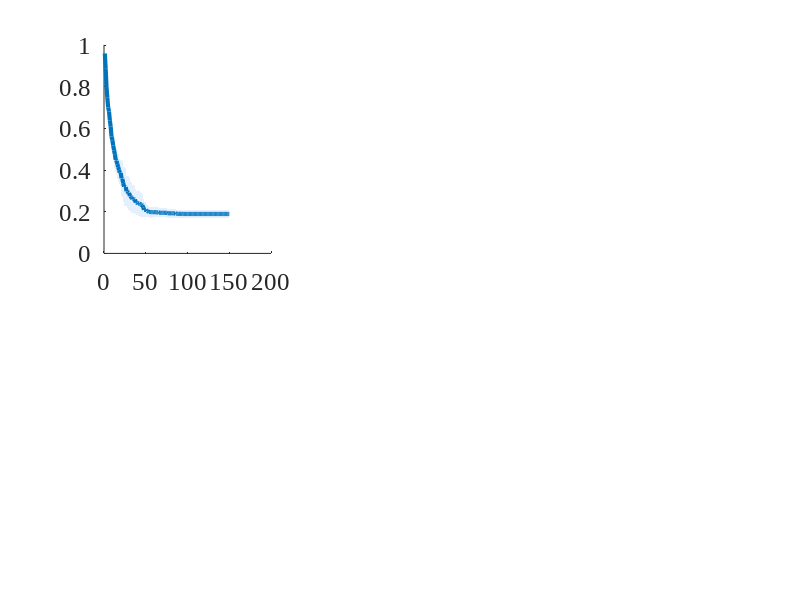

This chart was generated by the following MATLAB code: (Note: this script raises an error after producing the figure.)
%% plot_figs.m
% Reproduce Fig 1 (convergence + topology) and Fig 2 (unstable: Baseline vs Gershgorin)
% from saved data — no algorithm required.
%
% Prerequisites (run once each to generate the .mat files):
%   analysis_perf_bounds.m    → fig_data.mat
%   run_multi_seed_unstable.m → fig_data_unstable.mat
%
% Usage:
%   cd plot_only
%   plot_figs
%
% This script only draws; every curve is read from the .mat files. LB_grid / LB_sh
% now hold the Theorem 4 certified LOWER BOUND on min_a J_EA, computed once in
% analysis_perf_bounds.m via EA functions/gap_predictor.m -- so there is no
% second copy of the formula here to drift out of sync.

clear; clc; close all;
load('fig_data.mat');
U = load('fig_data_unstable.mat');   % isolated struct — avoids overwriting numSeeds, eaSeeds, etc.

%% ===================== Configurable display options =====================
showLB = true;   % Show the Thm. C' certified optimality gap (Section IV)

% shin_kappa and LB_grid were added to fig_data.mat later than the other fields;
% fall back gracefully so an older .mat still plots.
if ~exist('shin_kappa', 'var'), shin_kappa = 1; end

%% ===================== Derive simple quantities =====================
nxVec    = sysSize(:,1);
nuVec    = sysSize(:,2);
nGrid    = numel(gridSizes);
numSeeds = numel(eaSeeds);
maxGen   = ea_params.maxGen;
gens     = (1:maxGen)';
dimLabel = arrayfun(@(g) sprintf('%dx%d', g, g), gridSizes, 'UniformOutput', false)';
nShinSeeds = size(shin_ea_hist, 2);

%% ===================== Colors & fonts =====================
axFS = 18;  labFS = 19;  titFS = 19;  legFS = 15;  lw = 3;
cb_ea     = [0.00 0.45 0.74];
cb_dens   = [0.50 0.50 0.50];
cb_diag   = [0.85 0.33 0.10];
cb_trunc  = [0.47 0.67 0.19];
cb_gd     = [0.49 0.18 0.56];   % purple — greedy baseline (B2 comparison)
cb_lb     = [0.93 0.69 0.13];   % amber — Thm. C' certified lower envelope
ca_lb     = [0.99 0.92 0.72];   % amber fill — the certified optimality gap
cb_purple = [0.49 0.18 0.56];   % purple — act + sensor node
ca_ea     = [0.75 0.85 1.00];
barW     = 0.18;

%% ===================== Figure 1: Normalized Convergence =====================
fig1 = figure('Position', [40 60 2200 820], 'Color', 'w');
set(fig1, 'DefaultAxesFontSize', axFS, 'DefaultAxesFontName', 'Times New Roman');

for g = 1:nGrid
    subplot(2, nGrid+1, g); hold on;

    Jref = mean(denseCostRef(g,:));
    normMat = zeros(maxGen, numSeeds);
    for s = 1:numSeeds
        normMat(:, s) = eaCurves{g, s} / denseCostRef(g, s);
    end
    mu = mean(normMat, 2);
    sd = std(normMat, 0, 2);

    fill([gens; flipud(gens)], [mu+sd; flipud(max(mu-sd, 0))], ...
        ca_ea, 'EdgeColor', 'none', 'FaceAlpha', 0.4);
    hEA = plot(gens, mu, '-', 'Color', cb_ea, 'LineWidth', lw);

    % Greedy baseline on the same budget axis (its evaluations / N_p).
    hGD = gobjects(0);
    if exist('gdCurves', 'var') && ~isempty(gdCurves{g, 1})
        gdMat = zeros(maxGen, numSeeds);
        for s = 1:numSeeds
            gdMat(:, s) = gdCurves{g, s} / denseCostRef(g, s);
        end
        hGD = plot(gens, mean(gdMat, 2), '-', 'Color', cb_gd, 'LineWidth', lw*0.8);
    end

    hDens = yline(1.0, '--', 'Color', cb_dens, 'LineWidth', 2);

    J_diag_n = meanTotal(g,2) / Jref;
    if J_diag_n < 1e4
        hDiag = yline(J_diag_n, '-.', 'Color', cb_diag, 'LineWidth', 2);
    else
        hDiag = plot(NaN, NaN, '-.', 'Color', cb_diag, 'LineWidth', 2);
        text(maxGen/2, max(mu)*0.9, 'Diag: Unstable', 'Color', cb_diag, ...
            'FontSize', legFS, 'FontName', 'Times New Roman', 'HorizontalAlignment', 'center');
    end

    J_trunc_n = meanCompTrunc(g) / Jref;
    if all(trunc_stable_grid(g, :))
        hTrunc = yline(J_trunc_n, ':', 'Color', cb_trunc, 'LineWidth', 2);
    else
        hTrunc = plot(NaN, NaN, ':', 'Color', cb_trunc, 'LineWidth', 2);
        text(maxGen*0.7, max(mu)*0.85, 'Trunc: Unstable', 'Color', cb_trunc, ...
            'FontSize', legFS, 'FontName', 'Times New Roman', 'HorizontalAlignment', 'center');
    end

    % Theorem C' certified lower bound on min_a J_EA (precomputed, see header).
    % Shade between it and the EA curve: that band is the certified optimality gap.
    hLB = plot(NaN, NaN, '-.', 'Color', cb_lb, 'LineWidth', lw*0.8);
    if showLB && exist('LB_grid', 'var') && any(isfinite(LB_grid(:, g)))
        delete(hLB);
        fill([gens; flipud(gens)], [mu; flipud(LB_grid(:, g))], ca_lb, ...
            'EdgeColor', 'none', 'FaceAlpha', 0.55, 'HandleVisibility', 'off');
        hLB = plot(gens, LB_grid(:, g), '-.', 'Color', cb_lb, 'LineWidth', lw*0.8);
        uistack(hEA, 'top');
    end

    % Mark convergence generation (mean)
    cg = round(nanmean(convGenDense(g,:)));
    if ~isnan(cg) && cg <= maxGen
        plot(cg, mu(cg), 'v', 'MarkerSize', 8, 'MarkerFaceColor', cb_ea, ...
            'MarkerEdgeColor', 'k', 'LineWidth', 0.8);
    end

    % Common budget axis: the EA spends N_p evaluations per generation, and the
    % greedy incumbent is sampled at N_p*g, so both curves share this scale.
    xlabel('Generation ($=$ evals$/N_p$)', 'FontSize', labFS, 'Interpreter', 'latex');
    if g == 1
        ylabel('$J \;/\; J_{\mathrm{dense}}$', 'FontSize', labFS, 'Interpreter', 'latex');
    end
    title(sprintf('(%c) %d$\\times$%d ($n$=%d, $m$=%d)', ...
        char('a'+g-1), gridSizes(g), gridSizes(g), nxVec(g), nuVec(g)), ...
        'FontSize', titFS, 'Interpreter', 'latex');
    grid on; box on;

    if g == 1 || g == nGrid
        legHandles = hEA;  legLabels = {'EA-LQR'};
        if ~isempty(hGD), legHandles(end+1) = hGD; legLabels{end+1} = 'Greedy'; end
        legHandles = [legHandles, hDens, hDiag];
        legLabels  = [legLabels, {'Dense ($=1$)', 'Diagonal'}];
        if all(trunc_stable_grid(g, :))
            legHandles(end+1) = hTrunc;
            legLabels{end+1}  = sprintf('$\\kappa=%d$ Trunc.', shin_kappa);
        end
        if showLB
            legHandles(end+1) = hLB;
            legLabels{end+1}  = 'Thm.~C bound on $\min_{\mathbf{a}} J_{\mathrm{EA}}$';
        end
        legend(legHandles, legLabels, 'Location', 'northeast', ...
            'FontSize', legFS, 'Interpreter', 'latex');
    end
end

sgtitle('EA-LQR Convergence Normalized by Dense LQR', ...
    'FontSize', 16, 'FontWeight', 'bold', 'FontName', 'Times New Roman');

%% ---- Figure 1 panel (c): IEEE 13-bus ----
si_m = 1;
figure(fig1);
subplot(2, nGrid+1, nGrid+1); hold on;

Jref_sh    = shin_dense_comp(si_m);
normMat_sh = zeros(maxGen, nShinSeeds);
for ss = 1:nShinSeeds
    normMat_sh(:, ss) = shin_ea_hist{si_m, ss}.bestCost / Jref_sh;
end
mu_sh = mean(normMat_sh, 2);
sd_sh = std(normMat_sh, 0, 2);

fill([gens; flipud(gens)], [mu_sh+sd_sh; flipud(max(mu_sh-sd_sh, 0))], ...
    ca_ea, 'EdgeColor', 'none', 'FaceAlpha', 0.4);
hEA_sh   = plot(gens, mu_sh, '-',  'Color', cb_ea,   'LineWidth', lw);
hGD_sh   = gobjects(0);
if exist('gdCurve_sh', 'var') && ~isempty(gdCurve_sh)
    hGD_sh = plot(gens, gdCurve_sh / Jref_sh, '-', 'Color', cb_gd, 'LineWidth', lw*0.8);
end
hDens_sh = yline(1.0, '--', 'Color', cb_dens, 'LineWidth', 2);

J_diag_sh_n = shin_diag_comp_ratio;
if J_diag_sh_n < 1e4
    hDiag_sh = yline(J_diag_sh_n, '-.', 'Color', cb_diag, 'LineWidth', 2);
else
    hDiag_sh = plot(NaN, NaN, '-.', 'Color', cb_diag, 'LineWidth', 2);
    text(maxGen/2, max(mu_sh)*0.9, 'Diag: Unstable', 'Color', cb_diag, ...
        'FontSize', legFS, 'FontName', 'Times New Roman', 'HorizontalAlignment', 'center');
end

J_trunc_sh_n = shin_trunc_comp_ratio(si_m);
if shin_trunc_stable(si_m)
    hTrunc_sh = yline(J_trunc_sh_n, ':', 'Color', cb_trunc, 'LineWidth', 2);
else
    hTrunc_sh = plot(NaN, NaN, ':', 'Color', cb_trunc, 'LineWidth', 2);
    text(maxGen*0.7, max(mu_sh)*0.85, 'Trunc: Unstable', 'Color', cb_trunc, ...
        'FontSize', legFS, 'FontName', 'Times New Roman', 'HorizontalAlignment', 'center');
end
hLB_sh = plot(NaN, NaN, '-.', 'Color', cb_lb, 'LineWidth', lw*0.8);
if showLB && exist('LB_sh', 'var') && any(isfinite(LB_sh))
    delete(hLB_sh);
    fill([gens; flipud(gens)], [mu_sh; flipud(LB_sh)], ca_lb, ...
        'EdgeColor', 'none', 'FaceAlpha', 0.55, 'HandleVisibility', 'off');
    hLB_sh = plot(gens, LB_sh, '-.', 'Color', cb_lb, 'LineWidth', lw*0.8);
    uistack(hEA_sh, 'top');
end
xlabel('Generation ($=$ evals$/N_p$)', 'FontSize', labFS, 'Interpreter', 'latex');
title('(c) IEEE 13-bus ($n$=26)', 'FontSize', titFS, 'Interpreter', 'latex');
legH_sh = hEA_sh;  legL_sh = {'EA-LQR'};
if ~isempty(hGD_sh), legH_sh(end+1) = hGD_sh; legL_sh{end+1} = 'Greedy'; end
legH_sh(end+1) = hDens_sh;  legL_sh{end+1} = 'Dense ($=1$)';
if J_diag_sh_n < 1e4
    legH_sh(end+1) = hDiag_sh;
    legL_sh{end+1} = 'Diagonal';
end
if shin_trunc_stable(si_m)
    legH_sh(end+1) = hTrunc_sh;
    legL_sh{end+1} = sprintf('$\\kappa=%d$ Trunc.', shin_kappa);
end
if showLB
    legH_sh(end+1) = hLB_sh;
    legL_sh{end+1} = 'Thm.~C bound on $\min_{\mathbf{a}} J_{\mathrm{EA}}$';
end
legend(legH_sh, legL_sh, 'Location', 'northeast', 'FontSize', legFS, 'Interpreter', 'latex');
grid on; box on;

sgtitle('EA-LQR Convergence Normalized by Dense LQR', ...
    'FontSize', 16, 'FontWeight', 'bold', 'FontName', 'Times New Roman');

%% ---- Figure 1 row 2: EA Controller Topology Diagrams ----
figure(fig1);

% --- Panels (d) and (e): Grid systems ---
for g = 1:nGrid
    subplot(2, nGrid+1, nGrid+1+g); hold on; box on; axis equal off;

    gSz  = gridSizes(g);
    nN   = gSz^2;
    adjM = adjMtx_all{g};
    Ke   = K_ea_all{g};
    actN = actuatedNodes_all{g};

    nodePos = [(mod((1:nN)-1, gSz)+1)', (floor(((1:nN)-1)/gSz)+1)'];
    edgeThresh = max(abs(Ke(:))) * 0.05;

    % Build K-reachability via shortest physical paths, then color edges
    G_topo    = graph(adjM);
    rowNorms  = vecnorm(Ke, 2, 2);
    usedEdges = false(nN, nN);
    for i = 1:size(Ke,1)
        if rowNorms(i) <= max(rowNorms)*0.05, continue; end
        nSrc = actN(i);
        for j = 1:nN
            if j == nSrc, continue; end
            if (abs(Ke(i,j)) > edgeThresh) || (abs(Ke(i,nN+j)) > edgeThresh)
                pth = shortestpath(G_topo, nSrc, j);
                for kk = 1:length(pth)-1
                    usedEdges(pth(kk), pth(kk+1)) = true;
                    usedEdges(pth(kk+1), pth(kk)) = true;
                end
            end
        end
    end
    for u = 1:nN
        for v = u+1:nN
            if adjM(u,v) > 0
                if usedEdges(u,v)
                    plot(nodePos([u v],1), nodePos([u v],2), '-', ...
                        'Color', cb_ea, 'LineWidth', 2.5);
                else
                    plot(nodePos([u v],1), nodePos([u v],2), '-', ...
                        'Color', [0.82 0.82 0.82], 'LineWidth', 0.8);
                end
            end
        end
    end

    activeActIdx = find(rowNorms > max(rowNorms) * 0.05);
    actSet       = actN(activeActIdx);            % active actuator nodes

    sensFlags = false(nN, 1);
    for jj = 1:nN
        if any(abs(Ke(:,jj)) > edgeThresh) || any(abs(Ke(:,nN+jj)) > edgeThresh)
            sensFlags(jj) = true;
        end
    end
    sensSet = find(sensFlags);

    bothSet     = intersect(actSet(:), sensSet(:));
    actOnlySet  = setdiff(actSet(:),  bothSet);
    sensOnlySet = setdiff(sensSet(:), bothSet);
    inactiveSet = setdiff((1:nN)', union(actSet(:), sensSet(:)));

    scatter(nodePos(inactiveSet ,1), nodePos(inactiveSet ,2), 36, [0.75 0.75 0.75], 'filled', 'MarkerEdgeColor', 'none');
    scatter(nodePos(sensOnlySet ,1), nodePos(sensOnlySet ,2), 56, cb_trunc,  'filled', 'MarkerEdgeColor', 'k', 'LineWidth', 0.7);
    scatter(nodePos(actOnlySet  ,1), nodePos(actOnlySet  ,2), 56, cb_diag,   'filled', 'MarkerEdgeColor', 'k', 'LineWidth', 0.7);
    scatter(nodePos(bothSet     ,1), nodePos(bothSet     ,2), 70, cb_purple, 'filled', 'MarkerEdgeColor', 'k', 'LineWidth', 0.9);

    title(sprintf('(%c) %d$\\times$%d EA controller', char('d'+g-1), gSz, gSz), ...
        'FontSize', titFS, 'Interpreter', 'latex');
end

% --- Panel (f): IEEE 13-bus EA controller ---
subplot(2, nGrid+1, 2*(nGrid+1)); hold on; box on; axis equal off;

nN_sh      = n_shin;
adjM_sh    = busInfo.adjMtx;
Ke_sh      = K_ea_shin;
nodePos_sh = busInfo.nodeCoords;

edgeThresh_sh = max(abs(Ke_sh(:))) * 0.05;

% Build K-reachability via shortest physical paths, then color edges
G_topo_sh    = graph(adjM_sh);
usedEdges_sh = false(nN_sh, nN_sh);
for i = 1:nN_sh
    for j = 1:nN_sh
        if j == i, continue; end
        if (abs(Ke_sh(i,j)) > edgeThresh_sh) || (abs(Ke_sh(i,nN_sh+j)) > edgeThresh_sh)
            pth = shortestpath(G_topo_sh, i, j);
            for kk = 1:length(pth)-1
                usedEdges_sh(pth(kk), pth(kk+1)) = true;
                usedEdges_sh(pth(kk+1), pth(kk)) = true;
            end
        end
    end
end
for u = 1:nN_sh
    for v = u+1:nN_sh
        if adjM_sh(u,v) > 0
            if usedEdges_sh(u,v)
                plot(nodePos_sh([u v],1), nodePos_sh([u v],2), '-', ...
                    'Color', cb_ea, 'LineWidth', 2.5);
            else
                plot(nodePos_sh([u v],1), nodePos_sh([u v],2), '-', ...
                    'Color', [0.82 0.82 0.82], 'LineWidth', 0.8);
            end
        end
    end
end

rowNorms_sh = vecnorm(Ke_sh, 2, 2);
sensUsed_sh = false(nN_sh, 1);
for j = 1:nN_sh
    if any(abs(Ke_sh(:,j)) > edgeThresh_sh) || any(abs(Ke_sh(:,nN_sh+j)) > edgeThresh_sh)
        sensUsed_sh(j) = true;
    end
end
actSet_sh      = find(rowNorms_sh > max(rowNorms_sh) * 0.05);
sensSet_sh     = find(sensUsed_sh);

bothSet_sh     = intersect(actSet_sh(:), sensSet_sh(:));
actOnlySet_sh  = setdiff(actSet_sh(:),  bothSet_sh);
sensOnlySet_sh = setdiff(sensSet_sh(:), bothSet_sh);
inactiveSet_sh = setdiff((1:nN_sh)', union(actSet_sh(:), sensSet_sh(:)));

scatter(nodePos_sh(inactiveSet_sh ,1), nodePos_sh(inactiveSet_sh ,2), 28, [0.75 0.75 0.75], 'filled', 'MarkerEdgeColor', 'none');
scatter(nodePos_sh(sensOnlySet_sh ,1), nodePos_sh(sensOnlySet_sh ,2), 42, cb_trunc,  'filled', 'MarkerEdgeColor', 'k', 'LineWidth', 0.7);
scatter(nodePos_sh(actOnlySet_sh  ,1), nodePos_sh(actOnlySet_sh  ,2), 42, cb_diag,   'filled', 'MarkerEdgeColor', 'k', 'LineWidth', 0.7);
scatter(nodePos_sh(bothSet_sh     ,1), nodePos_sh(bothSet_sh     ,2), 56, cb_purple, 'filled', 'MarkerEdgeColor', 'k', 'LineWidth', 0.9);

title('(f) IEEE 13-bus EA controller', 'FontSize', titFS, 'Interpreter', 'latex');

exportgraphics(fig1, 'perf_bounds_convergence.pdf', 'ContentType', 'vector');
saveas(fig1, 'perf_bounds_convergence.png');
fprintf('Figure 1 saved → perf_bounds_convergence.*\n');

%% ===================== Figure 2: Unstable System (Baseline vs Gershgorin) =====================
gens_u = (1:U.maxGen)';
cb_u = [0.00 0.45 0.74;    % blue   — Baseline
        0.85 0.33 0.10];   % orange — Gershgorin
ca_u = [0.75 0.85 1.00;
        1.00 0.82 0.72];

fig2 = figure('Position', [60 60 1400 420], 'Color', 'w');
set(fig2, 'DefaultAxesFontSize', axFS, 'DefaultAxesFontName', 'Times New Roman');

% --- (a) Best Cost (normalised by Dense LQR total cost) ---
subplot(1, 3, 1); hold on;
for c = 1:U.nCond
    mu = mean(U.bestCostAll(:,:,c), 2) / U.J_dense_ref;
    sd = std(U.bestCostAll(:,:,c),  0, 2) / U.J_dense_ref;
    fill([gens_u; flipud(gens_u)], [mu+sd; flipud(mu-sd)], ...
        ca_u(c,:), 'EdgeColor', 'none', 'FaceAlpha', 0.45);
end
h = gobjects(U.nCond,1);
for c = 1:U.nCond
    h(c) = plot(gens_u, mean(U.bestCostAll(:,:,c),2) / U.J_dense_ref, ...
        '-', 'Color', cb_u(c,:), 'LineWidth', lw);
end
hRef = yline(1.0, '--', 'Color', [0.4 0.4 0.4], 'LineWidth', 1.8);
xlabel('Generation', 'FontSize', labFS);
ylabel('Best Cost $/ \; J_{\mathrm{dense}}$', 'FontSize', labFS, 'Interpreter', 'latex');
title('(a) Best Cost Convergence', 'FontSize', titFS);
legend([h; hRef], [U.condNames, {'Dense LQR ($=1$)'}], ...
    'Location', 'northeast', 'FontSize', legFS, 'Interpreter', 'latex');
grid on; box on;

% --- (b) Unstable Count ---
subplot(1, 3, 2); hold on;
for c = 1:U.nCond
    mu = mean(U.unstableAll(:,:,c), 2);
    sd = std(U.unstableAll(:,:,c),  0, 2);
    fill([gens_u; flipud(gens_u)], [mu+sd; flipud(mu-sd)], ...
        ca_u(c,:), 'EdgeColor', 'none', 'FaceAlpha', 0.45);
end
for c = 1:U.nCond
    plot(gens_u, mean(U.unstableAll(:,:,c),2), '-', 'Color', cb_u(c,:), 'LineWidth', lw);
end
xlabel('Generation', 'FontSize', labFS);
ylabel('Unstable Count', 'FontSize', labFS);
title('(b) Stability Failures', 'FontSize', titFS);
legend(U.condNames, 'Location', 'northeast', 'FontSize', legFS);
ylim([0 U.ea_params.popSize]);
grid on; box on;

% --- (c) Gershgorin Repairs ---
subplot(1, 3, 3); hold on;
mu_r = mean(U.repairAll(:,:,2), 2);
sd_r = std(U.repairAll(:,:,2),  0, 2);
fill([gens_u; flipud(gens_u)], [mu_r+sd_r; flipud(max(mu_r-sd_r,0))], ...
    ca_u(2,:), 'EdgeColor', 'none', 'FaceAlpha', 0.45);
plot(gens_u, mu_r, '-', 'Color', cb_u(2,:), 'LineWidth', lw);
xlabel('Generation', 'FontSize', labFS);
ylabel('Repairs / Gen', 'FontSize', labFS);
title('(c) Gershgorin Repairs', 'FontSize', titFS);
grid on; box on;

sgtitle(sprintf('EA-LQR: Baseline vs Gershgorin  (Grid %d\\times%d, \\rho(A)=%.2f, %d seeds)', ...
    U.gridSize, U.gridSize, U.rho_A, U.numSeeds), ...
    'FontSize', 16, 'FontWeight', 'bold', 'FontName', 'Times New Roman');

exportgraphics(fig2, 'perf_bounds_unstable.pdf', 'ContentType', 'vector');
saveas(fig2, 'perf_bounds_unstable.png');
fprintf('Figure 2 (unstable) saved → perf_bounds_unstable.*\n');
